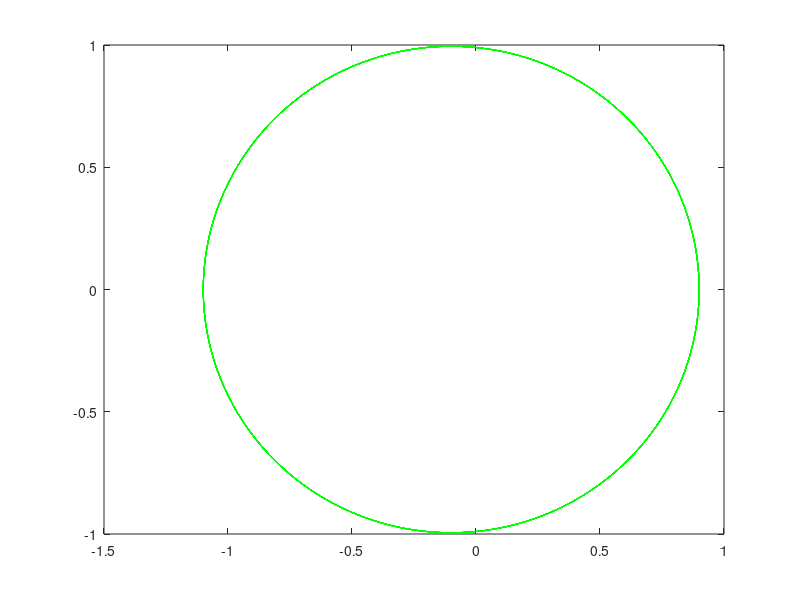

Here is the MATLAB script that generated this plot: (Note: this script raises an error after producing the figure.)
% Ordning 1:
u_fram = false;
u_bak = false;
u_symp = true;

% Ordning 2:
u_mitt = false;

% Övrigt:
u_ode = true;


h_order1 = 0.005;
h_order2 = sqrt(h_order1);
t_start = 0;
t_slut = 5000;
a = 0.1;

figure;



% Euler-fram

if u_fram == true
    t_0 = t_start;
    t_1 = t_slut;
    % Tidssteg
    h = h_order1;
    % Antal steg
    N = round((t_1 - t_0) / h);
    
    % Framåt Euler (explicit Euler)
    q1 = zeros(1, N+1);
    q2 = zeros(1, N+1);
    p1 = zeros(1, N+1);
    p2 = zeros(1, N+1);
    
    % Initialvärden
    q1(1) = 1 - a;
    q2(1) = 0;
    p1(1) = 0;
    p2(1) = sqrt((1 + a) / (1 - a));
    
    for i = 1:N
        % Uppdatera q med värdet från föregående steg
        q1(i+1) = q1(i) + h * p1(i); 
        q2(i+1) = q2(i) + h * p2(i); 
        % Beräkna avståndet r
        r = sqrt(q1(i)^2 + q2(i)^2);
        % Uppdatera p med nuvarande q
        p1(i+1) = p1(i) - h * q1(i) / (r^3); 
        p2(i+1) = p2(i) - h * q2(i) / (r^3); 
    end
    
    % Plotta framåt Euler (röd)
    plot(q1, q2, 'r');
    hold on;
end




% Euler-bak

if u_bak == true
    t_0 = t_start;
    t_1 = t_slut;
    % Tidssteg
    h = h_order1;
    % Antal steg
    N = round((t_1 - t_0) / h);


    % Återställ
    q1 = zeros(1, N);
    q2 = zeros(1, N);
    p1 = zeros(1, N);
    p2 = zeros(1, N);
    
    q1(1) = 1 - a;
    q2(1) = 0;
    p1(1) = 0;
    p2(1) = sqrt((1 + a) / (1 - a));
    
       
    for n = 1:N
        
        q1_ny = q1(n) + h*p1(n);
        q2_ny = q2(n) + h*p2(n);
        p1_ny = p1(n);
        p2_ny = p2(n);
        
    
        for iter = 1:1000
            r_ny = sqrt(q1_ny^2 + q2_ny^2);
            p1_ny = p1(n) - h * q1_ny / r_ny^(3);
            p2_ny = p2(n) - h * q2_ny / r_ny^(3);
    
            q1_ny = q1(n) + h*p1_ny;
            q2_ny = q2(n) + h*p2_ny;  
    
        end    
        
        q1(n+1) = q1_ny;
        q2(n+1) = q2_ny;
        p1(n+1) = p1_ny;
        p2(n+1) = p2_ny;
    
    end
    
    % Plotta bakåt Euler (blå)
    plot(q1, q2, 'b');
    hold on;

end




% ODE-45
if u_ode == true
    % Initialvillkor
    q1_0 = 1 - a;
    q2_0 = 0;
    p1_0 = 0;
    p2_0 = sqrt((1 + a) / (1 - a));
    
    % Tillståndsvektor
    y0 = [q1_0; q2_0; p1_0; p2_0];
    
    % Definiera ODE-systemet för Keplers problem
    ode_syst = @(t, y) [ y(3); 
                         y(4); 
                        -y(1)/( (y(1)^2 + y(2)^2)^(3/2) ); 
                        -y(2)/( (y(1)^2 + y(2)^2)^(3/2) )];
    
    % Tidsintervall
    tspan = [0, 100];
    
    % Alternativ för ode45
    options = odeset('RelTol', 1e-6,'AbsTol', 1e-6);
    
    % Lös systemet med ode45
    [t, y] = ode45(ode_syst, tspan, y0, options);
    
    plot(y(:,1), y(:,2), 'g');
    hold on;
    

    losningsvektor_ode45 = [q1(end), q2(end)];
end



% Implicita mittpunktsmetod
if u_mitt == true
    t_0 = t_start;
    t_1 = t_slut;
    % Tidssteg
    h = h_order2;
    % Antal steg
    N = round((t_1 - t_0) / h);    
    
    q1 = zeros(1, N);
    q2 = zeros(1, N);
    p1 = zeros(1, N);
    p2 = zeros(1, N);
    
    q1(1) = 1 - a;
    q2(1) = 0;
    p1(1) = 0;
    p2(1) = sqrt((1 + a) / (1 - a));
    
    for n = 1:N
        
        q1_ny = q1(n) + h*p1(n);
        q2_ny = q2(n) + h*p2(n);
        p1_ny = p1(n);
        p2_ny = p2(n);
        
    
        for iter = 1:1000
            r_ny = sqrt((q1_ny + q1(n))^2 + (q2_ny+q2(n))^2)/2;
            p1_ny = p1(n) - h * (q1_ny + q1(n))/ (2* r_ny^(3));
            p2_ny = p2(n) - h * (q2_ny + q2(n))/ (2* r_ny^(3));
    
            q1_ny = q1(n) + h*(p1_ny + p1(n))/2;
            q2_ny = q2(n) + h*(p2_ny + p2(n))/2;  
        end    
        
        q1(n+1) = q1_ny;
        q2(n+1) = q2_ny;
        p1(n+1) = p1_ny;
        p2(n+1) = p2_ny;
    
    end

    % Plotta mittpunkts-metod (svart)
    plot(q1, q2, 'k');
    hold on;

end





% Symplektisk euler-metod

if u_symp == true
    t_0 = t_start;
    t_1 = t_slut;
    % Tidssteg
    h = h_order1;
    % Antal steg

    N = round((t_1 - t_0) / h);    
    
    q1 = zeros(1, N);
    q2 = zeros(1, N);
    p1 = zeros(1, N);
    p2 = zeros(1, N);
    
    q1(1) = 1 - a;
    q2(1) = 0;
    p1(1) = 0;
    p2(1) = sqrt((1 + a) / (1 - a));
    
    for n = 1:N
        
        q1_ny = q1(n) + h*p1(n);
        q2_ny = q2(n) + h*p2(n);
        p1_ny = p1(n);
        p2_ny = p2(n);
        
    
        for iter = 1:1000
            q1_ny = q1(n) + h*(p1_ny);
            q2_ny = q2(n) + h*(p2_ny);  
            
            r_ny = sqrt((q1(n))^2 + (q2(n))^2);
            p1_ny = p1(n) - h * (q1(n))/ (r_ny^(3));
            p2_ny = p2(n) - h * (q2(n))/ (r_ny^(3));
    
        end    
        
        q1(n+1) = q1_ny;
        q2(n+1) = q2_ny;
        p1(n+1) = p1_ny;
        p2(n+1) = p2_ny;
    end


    % Plotta symplektisk (lila)
    plot(q1, q2, 'm--');
    hold on;
    
    % Lösningsvektor i sista tidssteget:
    losningsvektor_symp = [q1(end), q2(end)];
end



xlabel('q_1');
ylabel('q_2');
title('q1 vs q2');
grid on;
axis equal;


losningsvektor_ode45_str = mat2str(losningsvektor_ode45); % Convert to string
losningsvektor_symp_str = mat2str(losningsvektor_symp);   % Convert to string

str = sprintf('%s\n%s\n%s\n%s\n%s\n%s\n%s\n%s\n%s\n%s\n%s\n%s', ...
    'Graferna visar (när man ökar tiden exempelvis från t = 50 ---> t = 100 att', ...
    '', ...
    'Frammåt Euler: Energi ökar med tid (spiralerar ut).', ...
    'Bakåt Euler: Energin minskar med tid (spiralerar inåt), innan q1 och q2 hamnar i samma position och får en orimlig kontinuitet,', ...
    'Mittpunkts-metod: Energin är konstant (minska värdet av a för att göra tydligare).', ...
    'Symplektisk Euler: Energin är konstant över tid.', ...
    '',...
    'Värdet av (y1,y2) är =',...
    'ODE45:', losningsvektor_ode45,...
    'Symplektisk Euler:', losningsvektor_symp);
 
disp(str);